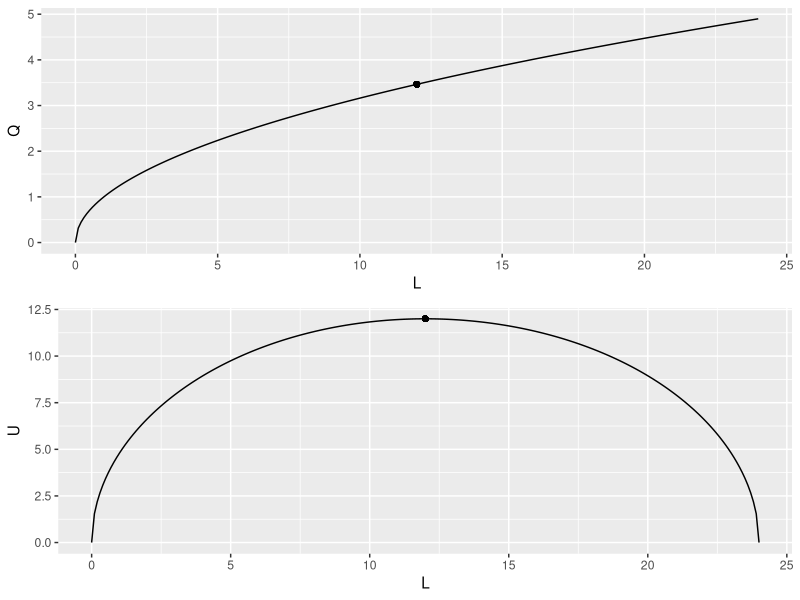
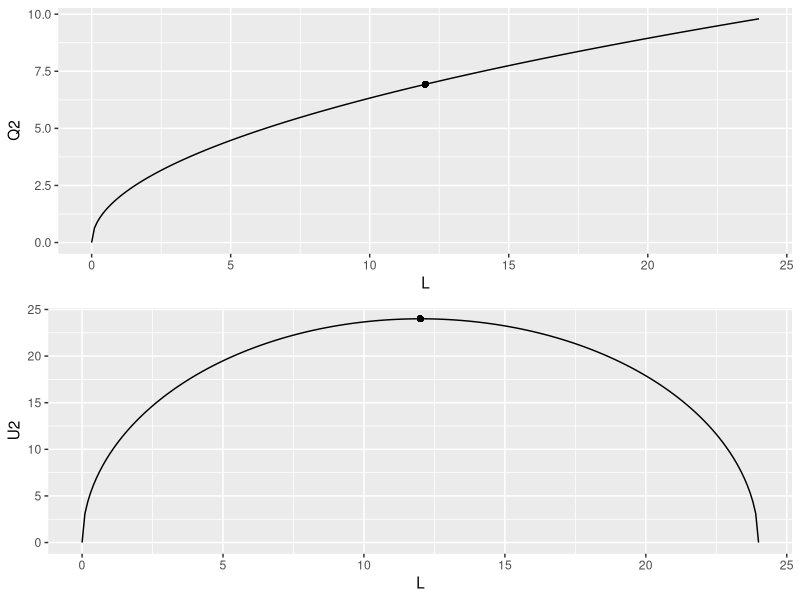
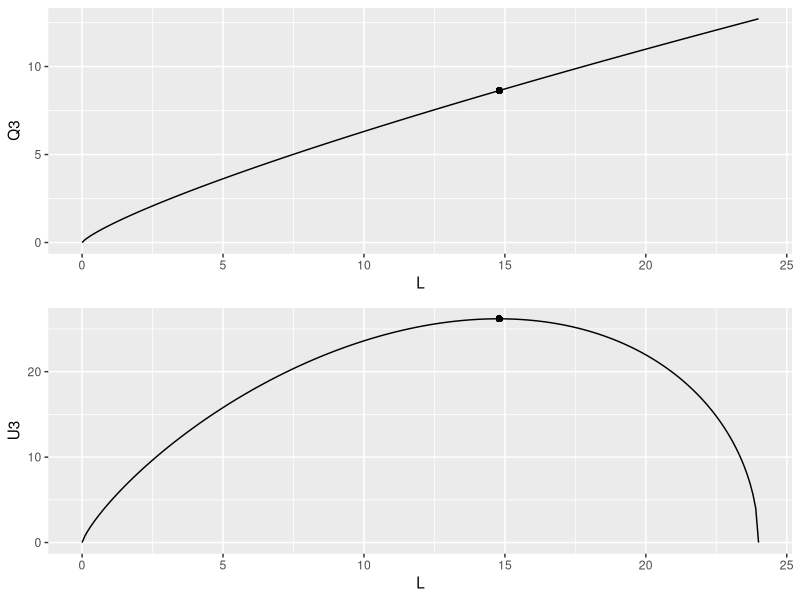
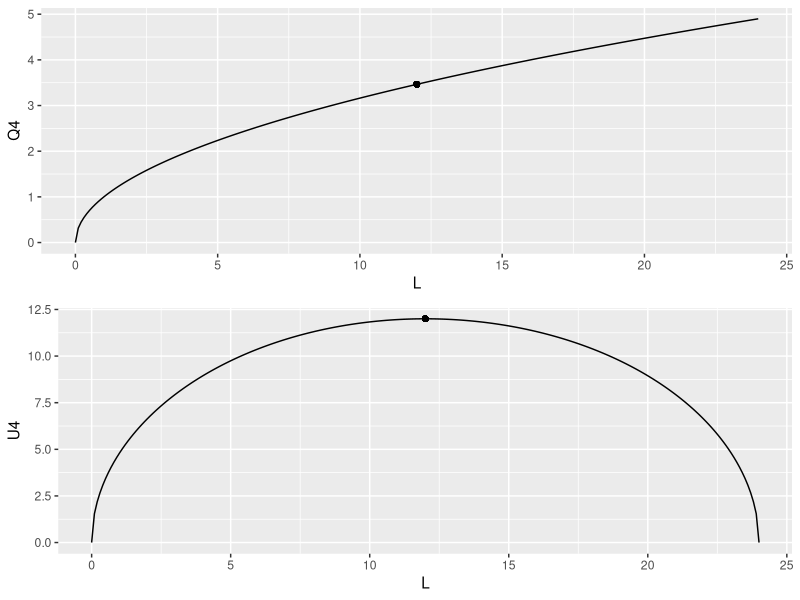
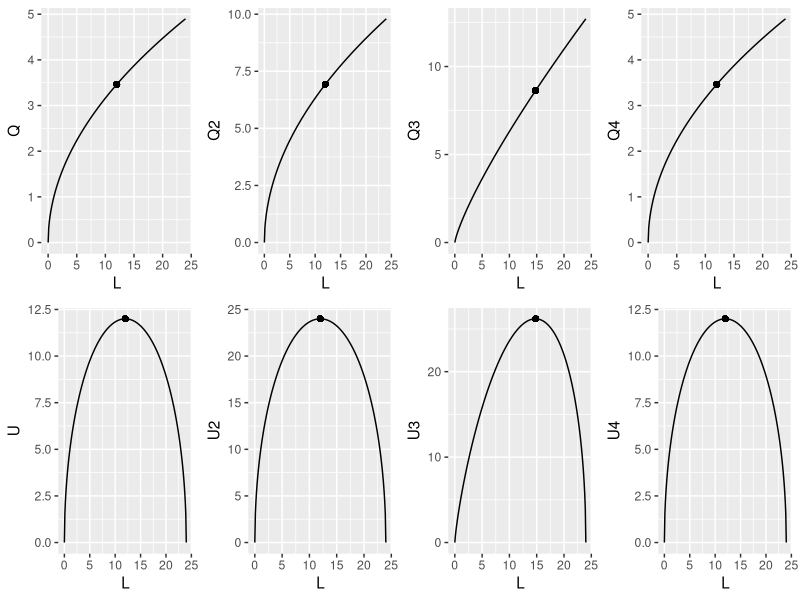
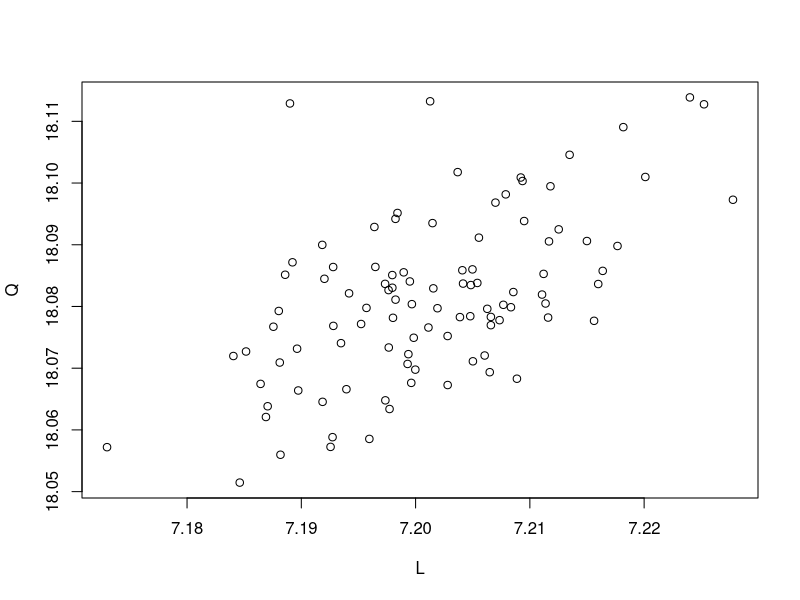

Source code (R) for these figures, in order: (Note: this script raises an error after producing the figures.)
# The Eve Model 1
# One good ('Eggplant'), One person ('Eve'), Pure Production Model
# Everyday, Eve must choose how much to labor so as to optimally consume Eggplant as well as enjoy leisure. 
# Three Parameters: Technology: a (general technology), b (labor elasticity of output); Utility: c (leisure-loving)
# Observable Data: Labor Use (L), Quantity Produced (Q)

# Load Packages
library(tidyverse)
library(gridExtra)

# Define Technology and Utility for Eve
ProdFn = function(L, a=1, b = 0.5) {
	return (a * L^b)
}

UtilFn = function(L, Q, c=0.5) {
	return (Q * (24-L)^c)
}

# SCENARIO 1: BASELINE
L = seq(0, 26, 0.1)
df = tibble(L, ProdFn(L), UtilFn(L, ProdFn(L)))
names(df) = c('L', 'Q', 'U')
U_opt1 = max(df$U, na.rm = T)
L_opt1 = df$L[which.max(df$U)]
Q_opt1 = df$Q[df$L==L_opt1]
PROD1 = df %>% drop_na() %>% ggplot(aes(L, Q)) + geom_point(aes(L_opt1, Q_opt1)) + geom_line()
UTIL1 = df %>% drop_na() %>% ggplot(aes(L, U)) + geom_point(aes(L_opt1, U_opt1)) + geom_line()
grid.arrange(PROD1, UTIL1, ncol=1, nrow = 2)

# SCENARIO 2: Labor-Neutral Technological Improvement e.g. Climatic Conditions - optimal labor remains same, but with increased output and utility. This is contingent on the fact that consumption-leisure are complimentary in the utility fn.
df = df %>% mutate(Q2 = ProdFn(L, a=2))
df = df %>% mutate(U2 = UtilFn(L, Q2))
U_opt2 = max(df$U2, na.rm = T)
L_opt2 = df$L[which.max(df$U2)]
Q_opt2 = df$Q2[df$L==L_opt2]
PROD2 = df %>% drop_na() %>% ggplot(aes(L, Q2)) + geom_point(aes(L_opt2, Q_opt2)) + geom_line()
UTIL2 = df %>% drop_na() %>% ggplot(aes(L, U2)) + geom_point(aes(L_opt2, U_opt2)) + geom_line()
grid.arrange(PROD2, UTIL2, ncol=1, nrow = 2)

# SCENARIO 3: Labor-saving technological progress e.g. Eve learns a new technique for plantation. 
df = df %>% mutate(Q3 = ProdFn(L, b=0.8))
df = df %>% mutate(U3 = UtilFn(L, Q3))
U_opt3 = max(df$U3, na.rm = T)
L_opt3 = df$L[which.max(df$U3)]
Q_opt3 = df$Q3[df$L==L_opt3]
PROD3 = df %>% drop_na() %>% ggplot(aes(L, Q3)) + geom_point(aes(L_opt3, Q_opt3)) + geom_line()
UTIL3 = df %>% drop_na() %>% ggplot(aes(L, U3)) + geom_point(aes(L_opt3, U_opt3)) + geom_line()
print(c(L_opt3, Q_opt3, U_opt3))
grid.arrange(PROD3, UTIL3, ncol=1, nrow = 2)

# SCENARIO 4: Eve becomes leisure-loving: optimal labor use falls, quantity falls, optimal leisure increases.
df = df %>% mutate(Q4 = ProdFn(L))
df = df %>% mutate(U4 = UtilFn(L, Q4, c=0.5))
U_opt4 = max(df$U4, na.rm = T)
L_opt4 = df$L[which.max(df$U4)]
Q_opt4 = df$Q4[df$L==L_opt4]
PROD4 = df %>% drop_na() %>% ggplot(aes(L, Q4)) + geom_point(aes(L_opt4, Q_opt4)) + geom_line()
UTIL4 = df %>% drop_na() %>% ggplot(aes(L, U4)) + geom_point(aes(L_opt4, U_opt4)) + geom_line()
grid.arrange(PROD4, UTIL4, ncol=1, nrow = 2)

# COMPARISION OF SCENARIOS
grid.arrange(PROD1, PROD2, PROD3, PROD4, UTIL1, UTIL2, UTIL3, UTIL4, ncol=4, nrow = 2)

# KEY IDEAS
# 1. Technology and Preferences determine labor used and quantity produced. 
# 2. Observables - labor, leisure and quantity
#
# 4. Functional form of technology and preferences matter (complimentary/substitutes/separability, etc.)
# 5. If labor use remains the same, but quantity rises. Then it must be labor-neutral technology. 
# 4. Preference

# SCENARIO 5: Baseline for Estimation
df = df %>% mutate(Q5 = ProdFn(L, a = 10, b = 0.3))
df = df %>% mutate(U5 = UtilFn(L, Q5, c=0.7))
U_opt5 = max(df$U5, na.rm = T)
L_opt5 = df$L[which.max(df$U4)]
a = 10
b = 0.3
c = 0.7
L = 7.2 + rnorm(100)*0.01
v = rnorm(100) * 0.01
Q = ProdFn(L, a = a, b = b) + v

# Estimation
library(dplyr)
plot(Q ~ L)
model <- nls(Q ~ b1*L^b2,start = list(b1 = 7,b2 = 0.5))
model
model <- lm(log(Q) ~ log(L))

b_hat = model$coeff[2]
Li = 24 - L
R = Li/L
c_hat = b_hat * mean(R)
print(c(a, b, c))
print(c(a_hat, b_hat, c_hat))

# So just using L, Q we can obtain a, b, c. Where a and b are technology parameters, and c is the preference for leisure parameter. 
# The next step is to allow for standard errors. 


